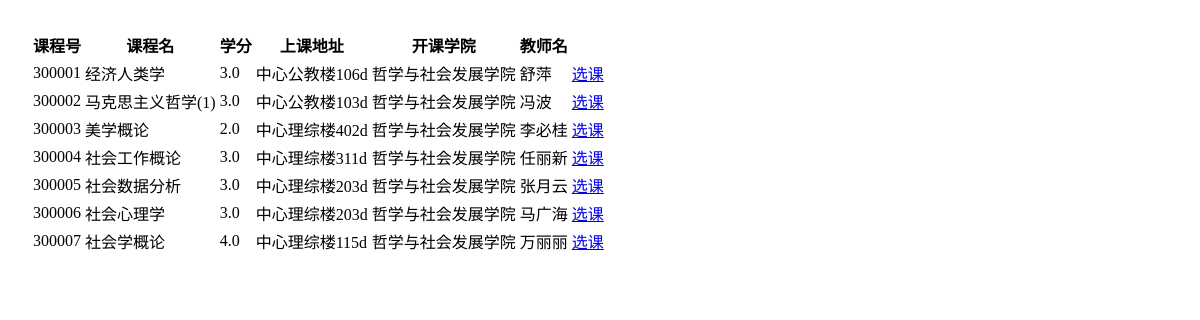
The page /user/getClass.php on the database its author committed.
### tables this page shows
CREATE TABLE `course` (
  `cid` char(6) DEFAULT NULL,
  `cname` varchar(15) DEFAULT NULL,
  `credit` decimal(2,1) DEFAULT NULL,
  `cadd` varchar(20) DEFAULT NULL,
  `did` char(2) DEFAULT NULL,
  `tname` varchar(15) DEFAULT NULL
);

### user/getClass.php (the view, shortened to what this page needs)
<!DOCTYPE html>
<html lang="en">
<head>
    <link rel="stylesheet" type="text/css" href="./user.css">
</head>
<body>
<table>
    <tr>
        <th>课程号</th>
        <th>课程名</th>
        <th>学分</th>
        <th>上课地址</th>
        <th>开课学院</th>
        <th>教师名</th>
    </tr>
    <?php
   require_once("../config/database.php");
    $com='select * from course natural join (select did,dname from department) as didname where 1=1  ' ;
    $result=mysqli_query($db,$com);
    if($result){
        while($row=mysqli_fetch_object($result)){
            ?>
            <tr>
                <td><?php echo $row->cid ?></td>
                <td><?php echo $row->cname ?></td>
                <td><?php echo $row->credit ?></td>
                <td><?php echo $row->cadd ?></td>
                <td><?php echo $row->dname ?></td>
                <td><?php echo $row->tname ?></td>
                <td><a href="./chooseClass.php?cid=<?php echo $row->cid ?>">选课</a></td>
            </tr>
            <?php
        }
    }
    ?>
</table>
</body>
</html>

### user/user.css (style rules this page uses)
body { margin: 30px; }

### rows shown on the page
course: cid "300001", cname "经济人类学", credit "3.0", cadd "中心公教楼106d", dname "哲学与社会发展学院", tname "舒萍"
course: cid "300002", cname "马克思主义哲学(1)", credit "3.0", cadd "中心公教楼103d", dname "哲学与社会发展学院", tname "冯波"
course: cid "300003", cname "美学概论", credit "2.0", cadd "中心理综楼402d", dname "哲学与社会发展学院", tname "李必桂"
course: cid "300004", cname "社会工作概论", credit "3.0", cadd "中心理综楼311d", dname "哲学与社会发展学院", tname "任丽新"
course: cid "300005", cname "社会数据分析", credit "3.0", cadd "中心理综楼203d", dname "哲学与社会发展学院", tname "张月云"
course: cid "300006", cname "社会心理学", credit "3.0", cadd "中心理综楼203d", dname "哲学与社会发展学院", tname "马广海"
course: cid "300007", cname "社会学概论", credit "4.0", cadd "中心理综楼115d", dname "哲学与社会发展学院", tname "万丽丽"
